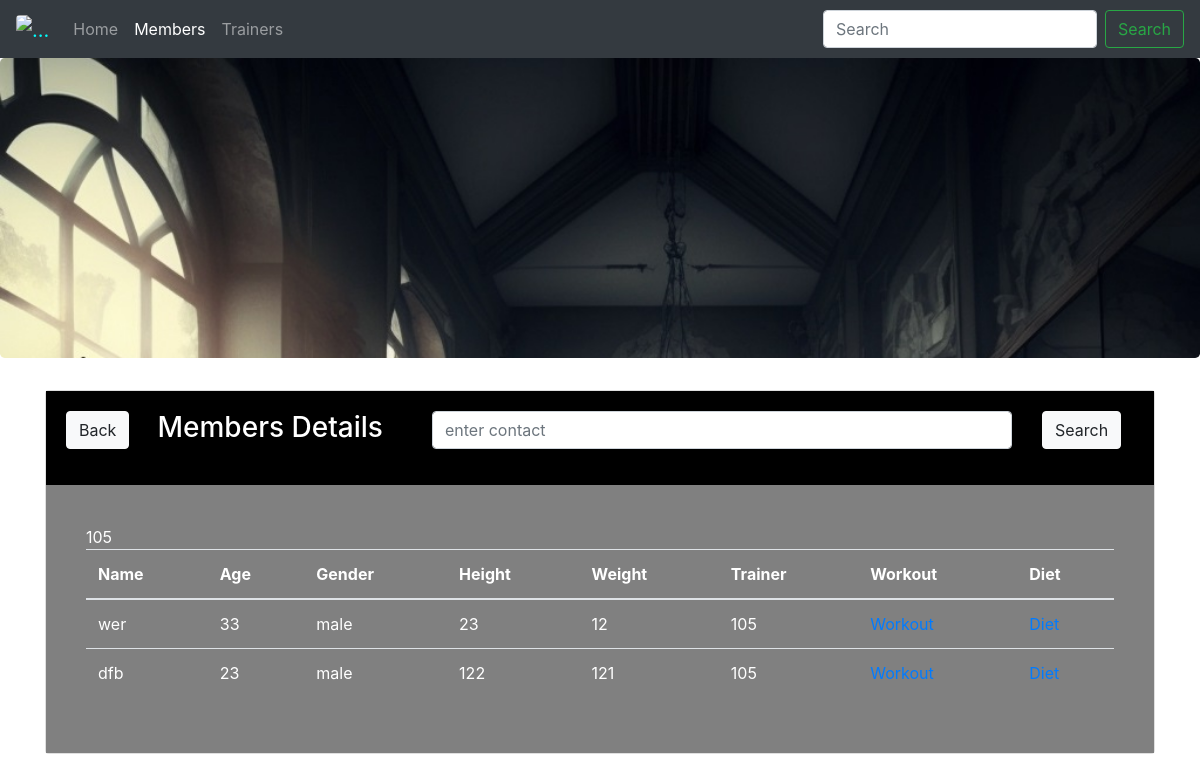
The app's page /project/memtr.php?id=105 with its own data.
### tables this page shows
CREATE TABLE IF NOT EXISTS `user` (
  `uid` int(11) NOT NULL AUTO_INCREMENT,
  `username` varchar(20) NOT NULL,
  `password` varchar(50) NOT NULL,
  `age` int(11) NOT NULL,
  `gender` varchar(8) NOT NULL,
  `height` int(11) NOT NULL,
  `weight` int(11) NOT NULL,
  `t_id` int(11) DEFAULT NULL,
  `approve` varchar(3) DEFAULT 'NO',
  `wid` int(11) DEFAULT NULL,
  PRIMARY KEY (`uid`)
);

### project/memtr.php (the view, shortened to what this page needs)
<!DOCTYPE html>
<html>
<head>
	 <link rel="stylesheet" href="https://maxcdn.bootstrapcdn.com/bootstrap/4.0.0-beta/css/bootstrap.min.css">
</head>
<body>
    <nav class="navbar navbar-expand-lg navbar-dark bg-dark">
  <a class="navbar-brand" href="admin-panel.php" style="color: cyan"> <img  class="rounded" alt="..." src="images/logo.jpg" width="30px"></a>
  <div class="collapse navbar-collapse" id="navbarSupportedContent">
    <ul class="navbar-nav mr-auto">
      <li class="nav-item ">
        <a class="nav-link" href="admin-panel.php">Home <span class="sr-only">(current)</span></a>
      </li>
      <li class="nav-item active">
        <a class="nav-link" href="member_details.php">Members</a>
      </li>
      <li class="nav-item">
        <a class="nav-link" href="Trainer.php">Trainers</a>
      </li>
    </ul>
    <form class="form-inline my-2 my-lg-0">
      <input class="form-control mr-sm-2" type="search" placeholder="Search" aria-label="Search">
      <button class="btn btn-outline-success my-2 my-sm-0" type="submit">Search</button>
    </form>
  </div>
</nav>
<div class="jumbotron" style="background: url('images/2.jpg') no-repeat;background-size: cover;height: 300px;"></div>
 <div class="container">
<div class="card">
     <div class="card-body" style="background-color:black;color:white;">
         <div class="row">
             <div class="col-md-1">
    <a href="admin-panel.php" class="btn btn-light "> Back</a>
             </div>
             <div class="col-md-3"><h3>Members Details</h3></div>
             <div class="col-md-8">
         <form class="form-group" action="trainer_search.php" method="post">
          <div class="row">
   <div class="col-md-10"><input type="text" name="search" class="form-control" placeholder="enter contact"></div>
              <div class="col-md-2"><input type="submit" name="patient_search_submit" class="btn btn-light" value="Search"> </div></div>
                 </form></div></div></div>
     <div class="card-body" style="background-color:grey;color:#ffffff;">
         <div class="card-body">
    <table class="table table-hover">
        <thead>
     <tr>
            <th>Name</th>
            <th>Age</th>
         <th>Gender</th>
         <th>Height</th>
         <th>Weight</th>
	<th>Trainer</th>
  	<th>Workout</th>
    	<th>Diet</th>
        </tr>
        </thead>
        <tbody>
          <?php
$id=$_GET['id'];
           $con=mysqli_connect("localhost","root","","loginsystem");
          $query="select * from user where approve='YES' and t_id={$id}";
          $result=mysqli_query($con,$query);
          while ($row=mysqli_fetch_array($result)){
               $uid=$row['uid'];
               $name=$row ['username'];
          $age=$row['age'];
          $gender=$row['gender'];
          $height=$row['height'];
          $weight=$row['weight'];
          $tid=$row['t_id'];
            echo "<tr>
              <td>$name</td>
                  <td>$age</td>
                  <td>$gender</td>
                <td>$height</td>
         <td>$weight</td>
        <td>$tid</td>
        <td><a href='workouts.php?id=" . $uid . "'  >Workout</a></td>
        <td><a href='diet.php?id=" . $uid. "'  >Diet</a></td>
              </tr>";
          }
          ?>
        </tbody>
    </table>
     </div>
    </div>
    </div>
    </div>
    </body>
</html>

### records on screen
user: username "wer", age "33", gender "male", height "23", weight "12", t "105"
user: username "dfb", age "23", gender "male", height "122", weight "121", t "105"
